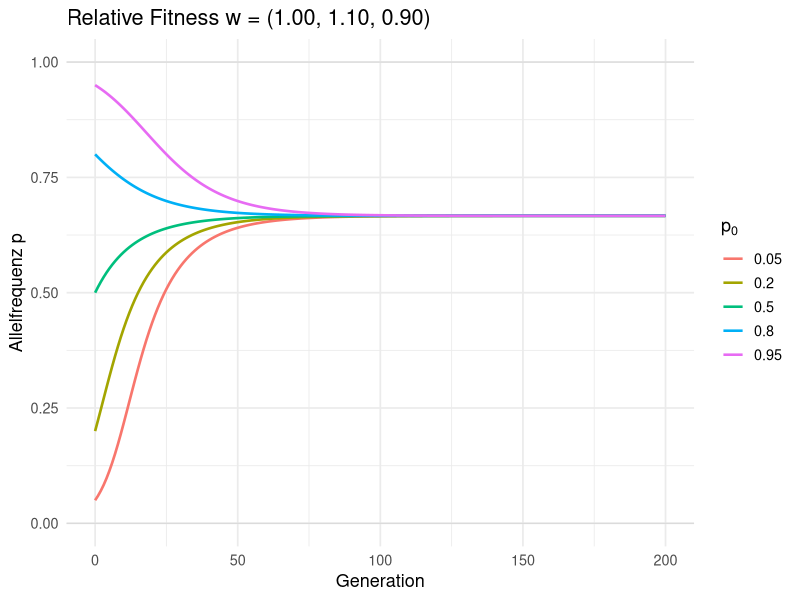
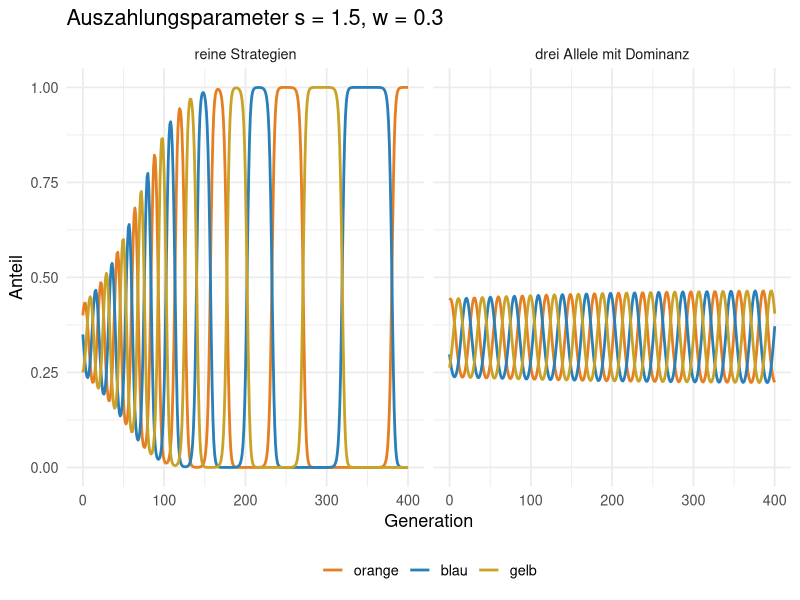
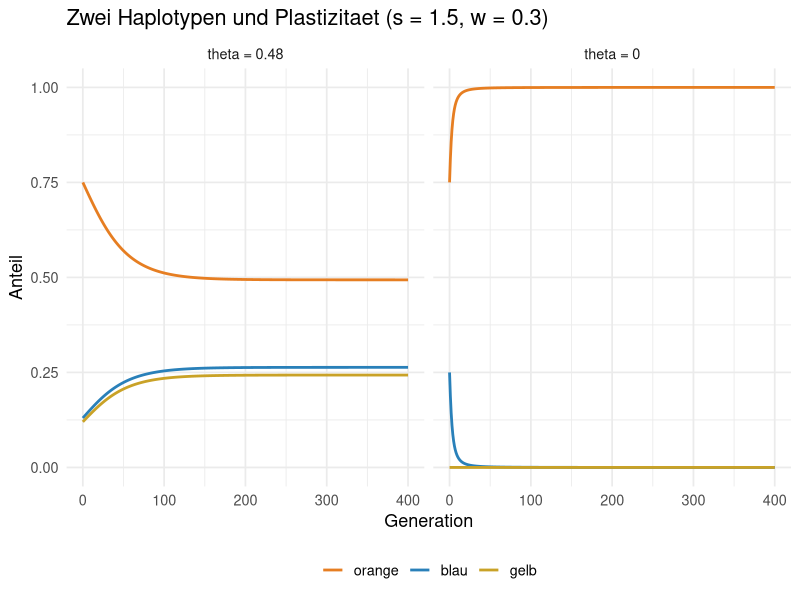

Here is the R script that generated these plots, in order:
## ---- chunk 1
#| label: setup
#| include: false
library(ggplot2)
theme_set(theme_minimal(base_size = 13))
cols_morph <- c(orange = "#e67e22", blau = "#2980b9", gelb = "#c9a227")
## ---- chunk 2
#| label: konstant-fitness
#| fig-height: 3.6

# Eine Generation: Allelfrequenz p nach Selektion mit Fitness w = (w_AA, w_Aa, w_aa)
selektionsschritt <- function(p, w) {
  q <- 1 - p
  wbar <- p^2 * w[1] + 2 * p * q * w[2] + q^2 * w[3]  # mittlere Fitness
  (p^2 * w[1] + p * q * w[2]) / wbar                     # Beitrag von A
}

# Bahn von p über mehrere Generationen
simuliere_w <- function(p0, w, gen = 200) {
  p <- numeric(gen + 1)
  p[1] <- p0
  for (t in seq_len(gen)) p[t + 1] <- selektionsschritt(p[t], w)
  p
}

# Homozygote fest; Heterozygote frei waehlen
w_AA <- 1.0
w_aa <- 0.9
w_Aa <- 1.1   # <- aendern (z.B. 0.5, 0.95, 1.1)

w <- c(w_AA, w_Aa, w_aa)
starts <- c(0.05, 0.2, 0.5, 0.8, 0.95)   # Startwerte gleich lassen

# Alle Bahnen in einem data.frame fuer ggplot
df1 <- do.call(rbind, lapply(starts, function(p0) {
  data.frame(t = 0:200, p = simuliere_w(p0, w), start = factor(p0))
}))

ggplot(df1, aes(t, p, colour = start, group = start)) +
  geom_hline(yintercept = c(0, 1), colour = "grey85", linewidth = 0.4) +
  geom_line(linewidth = 0.9) +
  coord_cartesian(ylim = c(0, 1)) +
  labs(x = "Generation", y = "Allelfrequenz p",
       title = sprintf("Relative Fitness w = (%.2f, %.2f, %.2f)", w[1], w[2], w[3]),
       colour = expression(p[0])) +
  theme(legend.position = "right")
## ---- chunk 3
#| label: rps-vergleich
#| fig-width: 9
#| fig-height: 3.8

# RPS-Auszahlungsmatrix (Kosten): s > 1 stark, w < 1 schwach
make_rps_A <- function(s, w) {
  matrix(c(1, w, s, s, 1, w, w, s, 1), 3, byrow = TRUE)
}

# Reine Strategien (wie Woche 4): Anteile f, Fitness aus A, Normalisieren
simuliere_strategie <- function(f0, s, w, gen = 400, C = 2) {
  F <- matrix(NA_real_, gen + 1, 3)
  F[1, ] <- f0 / sum(f0)
  for (t in seq_len(gen)) {
    W <- C - as.vector(make_rps_A(s, w) %*% F[t, ])
    f1 <- F[t, ] * W
    F[t + 1, ] <- f1 / sum(f1)
  }
  F
}

# Allelfrequenzen p = (o, b, y) → Morphanteile unter zyklischer Dominanz
morphen_3allel <- function(p) {
  o <- p[1]; b <- p[2]; y <- p[3]
  c(o^2 + 2 * o * b,   # orange: OO, OB
    b^2 + 2 * b * y,   # blau:   BB, BY
    y^2 + 2 * y * o)   # gelb:   YY, YO
}

# Drei Allele: HWE → Morphen → Fitness → Genotypselektion → neue Allelfrequenzen
simuliere_3allel <- function(p0, s, w, gen = 400, C = 2) {
  P <- matrix(NA_real_, gen + 1, 3)
  P[1, ] <- p0 / sum(p0)
  for (t in seq_len(gen)) {
    o <- P[t, 1]; b <- P[t, 2]; y <- P[t, 3]
    f <- morphen_3allel(P[t, ])
    Wm <- C - as.vector(make_rps_A(s, w) %*% f)   # Fitness der drei Morphen
    # Genotypfrequenzen (HWE) und ihre Fitness (= Morph-Fitness)
    g <- c(o^2, 2 * o * b, 2 * o * y, b^2, 2 * b * y, y^2)
    Wg <- c(Wm[1], Wm[1], Wm[3], Wm[2], Wm[2], Wm[3])
    g1 <- g * Wg / sum(g * Wg)
    # Allelfrequenzen aus den selektierten Genotypen
    P[t + 1, ] <- c(
      g1[1] + 0.5 * g1[2] + 0.5 * g1[3],
      g1[4] + 0.5 * g1[2] + 0.5 * g1[5],
      g1[6] + 0.5 * g1[3] + 0.5 * g1[5]
    )
  }
  P
}

# Matrix der Anteile → langes Format fuer ggplot
bahn_lang <- function(M, modell) {
  nm <- c("orange", "blau", "gelb")
  do.call(rbind, lapply(seq_along(nm), function(j) {
    data.frame(
      t = 0:(nrow(M) - 1),
      anteil = M[, j],
      morph = factor(nm[j], levels = nm),
      modell = modell
    )
  }))
}

plot_morphen <- function(df, title) {
  ggplot(df, aes(t, anteil, colour = morph)) +
    geom_line(linewidth = 0.95) +
    facet_wrap(~ modell) +
    scale_colour_manual(values = cols_morph) +
    coord_cartesian(ylim = c(0, 1)) +
    labs(x = "Generation", y = "Anteil", colour = NULL, title = title) +
    theme(legend.position = "bottom")
}

# Parameter waehlen; Startanteile fest lassen
s <- 1.5   # <- aendern
w <- 0.3   # <- aendern
f0 <- c(0.4, 0.35, 0.25)

F_s <- simuliere_strategie(f0, s, w)
M_g <- t(apply(simuliere_3allel(f0, s, w), 1, morphen_3allel))

df2 <- rbind(
  bahn_lang(F_s, "reine Strategien"),
  bahn_lang(M_g, "drei Allele mit Dominanz")
)
df2$modell <- factor(df2$modell,
                     levels = c("reine Strategien", "drei Allele mit Dominanz"))

plot_morphen(df2, sprintf("Auszahlungsparameter s = %s, w = %s", s, w))
## ---- chunk 4
#| label: plastizitaet
#| fig-width: 9
#| fig-height: 3.8

# Haplotypfrequenz p (Anteil O): Morphanteile mit Plastizitaet theta
farben_theta <- function(p, theta) {
  q <- 1 - p
  c(p^2 + 2 * p * q,       # orange: alles mit mindestens einem O
    (1 - theta) * q^2,     # blau: Anteil (1 - theta) der BB
    theta * q^2)           # gelb: Anteil theta der BB
}

# Eine Frequenz p; Fitness von B ist der Mittelwert aus blau und gelb
simuliere_theta <- function(p0, theta, s, w, gen = 400, C = 2) {
  p <- numeric(gen + 1)
  p[1] <- p0
  for (t in seq_len(gen)) {
    f <- farben_theta(p[t], theta)
    W <- C - as.vector(make_rps_A(s, w) %*% f)
    wO <- W[1]
    wB <- (1 - theta) * W[2] + theta * W[3]
    q <- 1 - p[t]
    p[t + 1] <- p[t] * wO / ((p[t]^2 + 2 * p[t] * q) * wO + q^2 * wB)
  }
  p
}

theta <- 0.48   # <- aendern
s3 <- 1.5         # gleiche Matrix-Staerke wie Abschnitt 2
w3 <- 0.3

# Bahn der drei Morphanteile fuer ein gegebenes theta
traj <- function(th, label) {
  p <- simuliere_theta(0.5, th, s3, w3)
  M <- t(sapply(p, function(pi) farben_theta(pi, th)))
  bahn_lang(M, label)
}

df3 <- rbind(
  traj(theta, sprintf("theta = %s", theta)),
  traj(0, "theta = 0")
)
df3$modell <- factor(df3$modell,
                     levels = c(sprintf("theta = %s", theta), "theta = 0"))

plot_morphen(
  df3,
  sprintf("Zwei Haplotypen und Plastizitaet (s = %s, w = %s)", s3, w3)
)
